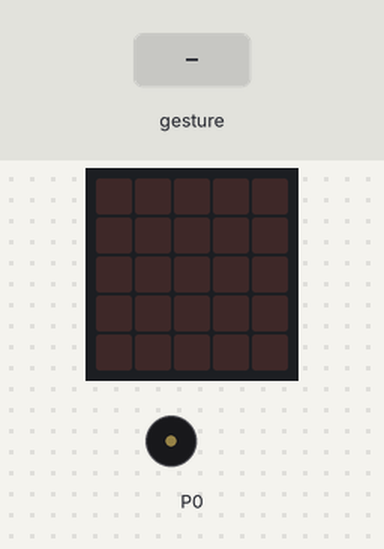
Simulated run of this program. Board: BBC micro:bit (MakeCode). Parts: the board's 5×5 LED display, buzzer (waves = sounding). Inputs (shaded band) come from the test bench. Random numbers come from a fixed seed; a tilt is held for 1.5 s and a shake lasts 1 s, then the board lies face up again.

Above: at 1.2 s.
1.3 s: gesture 'shake'
At 2.29 s:
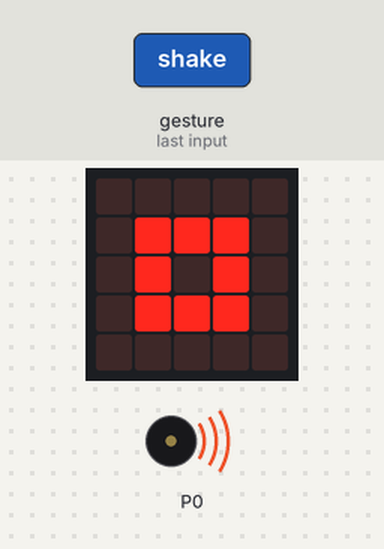
At 4.1 s:
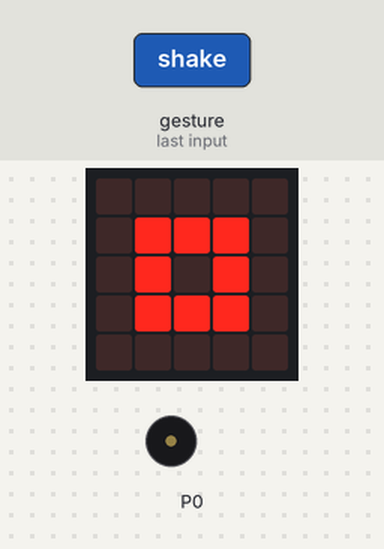
4.3 s: gesture 'shake'
At 7.5 s:
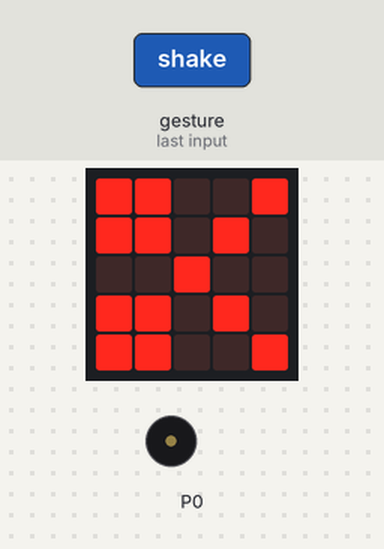
Timing chart, 0 to 9.0 s (numbered marks = the images above; inputs shaded):
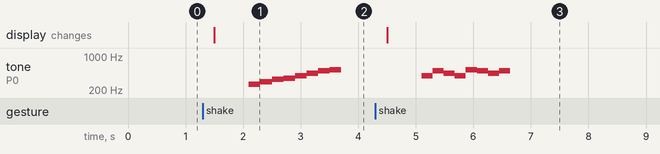

Measured:
- after the input at 1.3 s, tone on P0: plays 262 Hz for 0.20 s, 294 Hz for 0.20 s, 330 Hz for 0.20 s, 349 Hz for 0.20 s, 392 Hz for 0.20 s, 440 Hz for 0.20 s … (8 notes in this stretch), starting after 0.80 s; the display: changes after 0.20 s (image 1)
- after the input at 4.3 s, tone on P0: plays 392 Hz for 0.19 s, 494 Hz for 0.19 s, 440 Hz for 0.19 s, 392 Hz for 0.19 s, 523 Hz for 0.19 s, 494 Hz for 0.19 s … (8 notes in this stretch), starting after 0.80 s; the display: changes after 0.20 s (image 3)

The program:

main.ts
```typescript
let x = 0
input.onGesture(Gesture.Shake, function () {
    x = randint(0, 2)
    if (x == 0) {
        basic.showIcon(IconNames.SmallSquare)
        music.play(music.stringPlayable("C D E F G A B C5 ", 303), music.PlaybackMode.UntilDone)
    } else if (x == 1) {
        basic.showIcon(IconNames.Square)
        music.play(music.stringPlayable("A F E F D G E F ", 307), music.PlaybackMode.UntilDone)
    } else {
        basic.showIcon(IconNames.Scissors)
        music.play(music.stringPlayable("G B A G C5 B A B ", 319), music.PlaybackMode.UntilDone)
    }
})
```

test.ts
```typescript
// testes vão aqui; isto não será compilado quando este pacote for usado como uma extensão.
```
